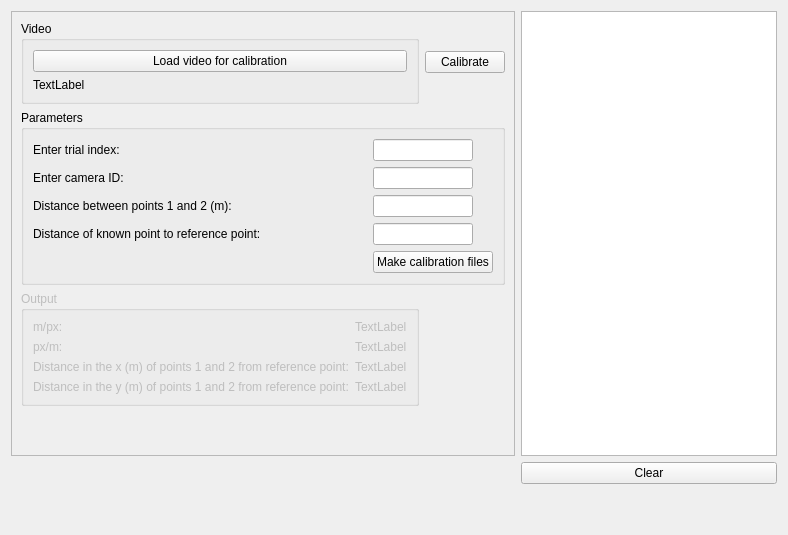
      <widget class="QWidget" name="tab_6">
       <attribute name="title">
        <string>Camera calibration</string>
       </attribute>
       <layout class="QGridLayout" name="gridLayout_7">
        <item row="0" column="0">
         <widget class="QFrame" name="frame">
          <property name="frameShape">
           <enum>QFrame::StyledPanel</enum>
          </property>
          <property name="frameShadow">
           <enum>QFrame::Raised</enum>
          </property>
          <layout class="QGridLayout" name="gridLayout_11">
           <item row="3" column="0">
            <spacer name="verticalSpacer">
             <property name="orientation">
              <enum>Qt::Vertical</enum>
             </property>
             <property name="sizeHint" stdset="0">
              <size>
               <width>20</width>
               <height>40</height>
              </size>
             </property>
            </spacer>
           </item>
           <item row="0" column="1">
            <widget class="QPushButton" name="calCalibrate_B">
             <property name="text">
              <string>Calibrate</string>
             </property>
            </widget>
           </item>
           <item row="0" column="0">
            <widget class="QGroupBox" name="groupBox_10">
             <property name="title">
              <string>Video</string>
             </property>
             <layout class="QVBoxLayout" name="verticalLayout_8">
              <item>
               <widget class="QPushButton" name="calLoadCalibrate_B">
                <property name="text">
                 <string>Load video for calibration</string>
                </property>
               </widget>
              </item>
              <item>
               <widget class="QLabel" name="calVideo_L">
                <property name="text">
                 <string>TextLabel</string>
                </property>
               </widget>
              </item>
             </layout>
            </widget>
           </item>
           <item row="1" column="0" colspan="2">
            <widget class="QGroupBox" name="groupBox_6">
             <property name="title">
              <string>Parameters</string>
             </property>
             <layout class="QGridLayout" name="gridLayout_12">
              <item row="2" column="0">
               <widget class="QLabel" name="label_14">
                <property name="text">
                 <string>Distance between points 1 and 2 (m):</string>
                </property>
               </widget>
              </item>
              <item row="1" column="1">
               <widget class="QLineEdit" name="cameraID_LE">
                <property name="sizePolicy">
                 <sizepolicy hsizetype="Fixed" vsizetype="Fixed">
                  <horstretch>0</horstretch>
                  <verstretch>0</verstretch>
                 </sizepolicy>
                </property>
                <property name="minimumSize">
                 <size>
                  <width>100</width>
                  <height>0</height>
                 </size>
                </property>
                <property name="maximumSize">
                 <size>
                  <width>60</width>
                  <height>16777215</height>
                 </size>
                </property>
               </widget>
              </item>
              <item row="1" column="0">
               <widget class="QLabel" name="label_13">
                <property name="text">
                 <string>Enter camera ID:</string>
                </property>
               </widget>
              </item>
              <item row="0" column="1">
               <widget class="QLineEdit" name="trialIndex_LE">
                <property name="sizePolicy">
                 <sizepolicy hsizetype="Fixed" vsizetype="Fixed">
                  <horstretch>0</horstretch>
                  <verstretch>0</verstretch>
                 </sizepolicy>
                </property>
                <property name="minimumSize">
                 <size>
                  <width>100</width>
                  <height>0</height>
                 </size>
                </property>
                <property name="maximumSize">
                 <size>
                  <width>60</width>
                  <height>16777215</height>
                 </size>
                </property>
               </widget>
              </item>
              <item row="0" column="0">
               <widget class="QLabel" name="label_12">
                <property name="text">
                 <string>Enter trial index:</string>
                </property>
               </widget>
              </item>
              <item row="2" column="1">
               <widget class="QLineEdit" name="distance2pnts_LE">
                <property name="sizePolicy">
                 <sizepolicy hsizetype="Fixed" vsizetype="Fixed">
                  <horstretch>0</horstretch>
                  <verstretch>0</verstretch>
                 </sizepolicy>
                </property>
                <property name="minimumSize">
                 <size>
                  <width>100</width>
                  <height>0</height>
                 </size>
                </property>
                <property name="maximumSize">
                 <size>
                  <width>60</width>
                  <height>16777215</height>
                 </size>
                </property>
               </widget>
              </item>
              <item row="3" column="0">
               <widget class="QLabel" name="label_15">
                <property name="text">
                 <string>Distance of known point to reference point:</string>
                </property>
               </widget>
              </item>
              <item row="3" column="1">
               <widget class="QLineEdit" name="refDistance_LE">
                <property name="sizePolicy">
                 <sizepolicy hsizetype="Fixed" vsizetype="Fixed">
                  <horstretch>0</horstretch>
                  <verstretch>0</verstretch>
                 </sizepolicy>
                </property>
                <property name="minimumSize">
                 <size>
                  <width>100</width>
                  <height>0</height>
                 </size>
                </property>
                <property name="maximumSize">
                 <size>
                  <width>60</width>
                  <height>16777215</height>
                 </size>
                </property>
               </widget>
              </item>
              <item row="4" column="1">
               <widget class="QPushButton" name="calMakeCalFile_B">
                <property name="text">
                 <string>Make calibration files</string>
                </property>
               </widget>
              </item>
             </layout>
            </widget>
           </item>
           <item row="2" column="0">
            <widget class="QGroupBox" name="groupBox_11">
             <property name="enabled">
              <bool>false</bool>
             </property>
             <property name="title">
              <string>Output</string>
             </property>
             <layout class="QGridLayout" name="gridLayout_13">
              <item row="0" column="0">
               <widget class="QLabel" name="label_16">
                <property name="text">
                 <string>m/px:</string>
                </property>
               </widget>
              </item>
              <item row="3" column="0">
               <widget class="QLabel" name="label_19">
                <property name="text">
                 <string>Distance in the y (m) of points 1 and 2 from reference point:</string>
                </property>
               </widget>
              </item>
              <item row="2" column="0">
               <widget class="QLabel" name="label_18">
                <property name="text">
                 <string>Distance in the x (m) of points 1 and 2 from reference point:</string>
                </property>
               </widget>
              </item>
              <item row="1" column="0">
               <widget class="QLabel" name="label_17">
                <property name="text">
                 <string>px/m:</string>
                </property>
               </widget>
              </item>
              <item row="0" column="1">
               <widget class="QLabel" name="mpxLabel">
                <property name="text">
                 <string>TextLabel</string>
                </property>
               </widget>
              </item>
              <item row="1" column="1">
               <widget class="QLabel" name="pxmLabel">
                <property name="text">
                 <string>TextLabel</string>
                </property>
               </widget>
              </item>
              <item row="2" column="1">
               <widget class="QLabel" name="distancexLabel">
                <property name="text">
                 <string>TextLabel</string>
                </property>
               </widget>
              </item>
              <item row="3" column="1">
               <widget class="QLabel" name="distanceyLabel">
                <property name="text">
                 <string>TextLabel</string>
                </property>
               </widget>
              </item>
             </layout>
            </widget>
           </item>
          </layout>
         </widget>
        </item>
        <item row="0" column="1">
         <widget class="QTextEdit" name="cal_TE"/>
        </item>
        <item row="2" column="1">
         <spacer name="verticalSpacer_2">
          <property name="orientation">
           <enum>Qt::Vertical</enum>
          </property>
          <property name="sizeHint" stdset="0">
           <size>
            <width>20</width>
            <height>40</height>
           </size>
          </property>
         </spacer>
        </item>
        <item row="1" column="1">
         <widget class="QPushButton" name="calClearTE_B">
          <property name="text">
           <string>Clear</string>
          </property>
         </widget>
        </item>
       </layout>
      </widget>
